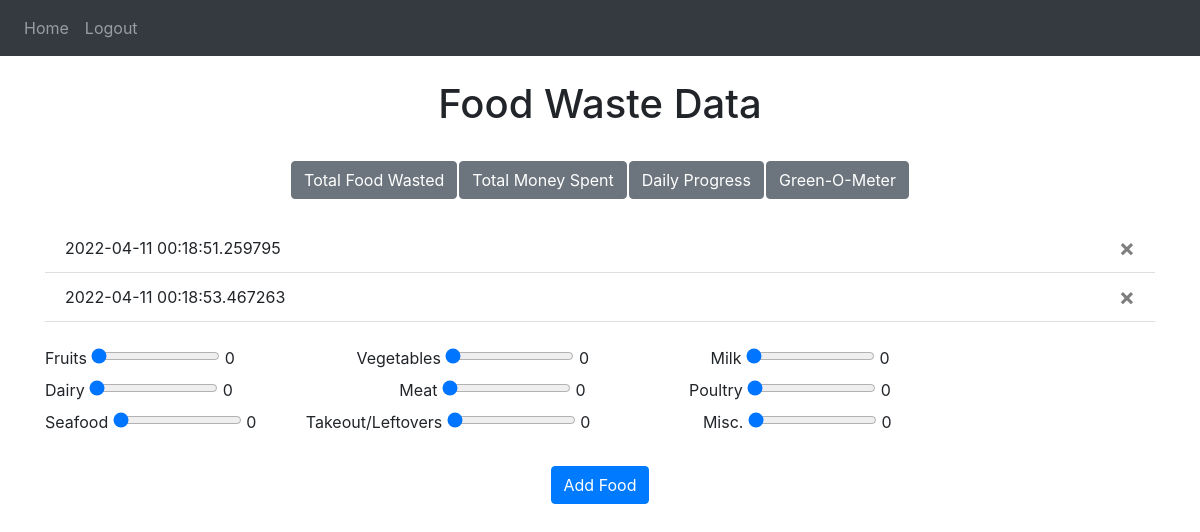
Page / (signed in) on the earlier database version.
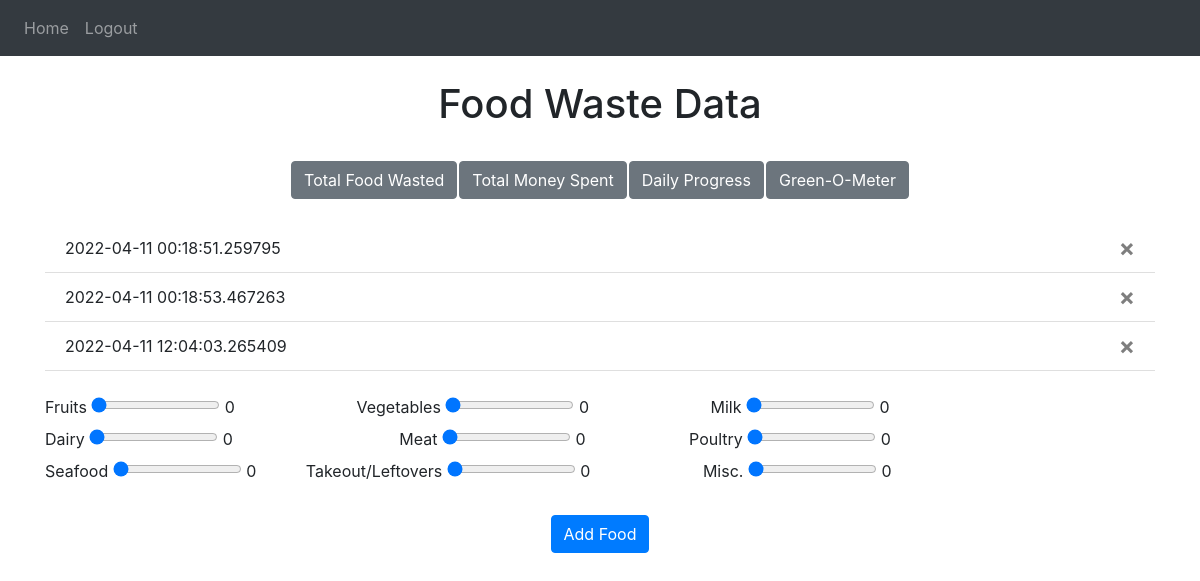
Same page on the later database version.
### website/models.py (models this page shows)
class UserFoodWaste(db.Model):
    user_id = db.Column(db.Integer, db.ForeignKey('user.id'))
    id = db.Column(db.Integer, primary_key=True)
    date = db.Column(db.DateTime(timezone=True), default=datetime.now)
    fruit= db.Column(db.Integer)
    veggies = db.Column(db.Integer)
    milk = db.Column(db.Integer)
    dairy = db.Column(db.Integer)
    meat = db.Column(db.Integer)
    poultry = db.Column(db.Integer)
    fish_seafood = db.Column(db.Integer)
    takeout = db.Column(db.Integer)
    other = db.Column(db.Integer)

### website/views.py (the view, shortened to what this page needs)
@views.route('/', methods=['GET', 'POST'])
@login_required
def home():
    return render_template("home.html", user=current_user)

### website/__init__.py (called while the page is built)
def create_app():
    app = Flask(__name__)
    app.config['SECRET_KEY'] = 'randomstring'
    app.config['SQLALCHEMY_DATABASE_URI'] = f'sqlite:///{DB_NAME}'
    db.init_app(app)
    from .views import views
    from .auth import auth
    app.register_blueprint(views, url_prefix='/')
    app.register_blueprint(auth, url_prefix='/')
    from .models import User, Note
    create_database(app)
    login_manager = LoginManager()
    login_manager.login_view = 'auth.login'
    login_manager.init_app(app)
    @login_manager.user_loader
    def load_user(id):
        return User.query.get(int(id))
    return app

### website/templates/home.html (shortened to what this page needs)
{% extends "base.html" %} {% block title %}Home{% endblock %} {% block content
%}
<h1 align="center">Food Waste Data</h1>
<br />
<div align="center">
  <table>
    <tr>
      <th>
        <form method="POST">
          <button type="submit" class="btn btn-secondary">
            Total Food Wasted
          </button>
        </form>
      </th>
      <th>
        <form method="POST">
          <button type="submit" class="btn btn-secondary">
            Total Money Spent
          </button>
        </form>
      </th>
      <th>
        <form method="POST">
          <button type="submit" class="btn btn-secondary">
            Daily Progress
          </button>
        </form>
      </th>
      <th>
        <form method="POST">
          <button type="submit" class="btn btn-secondary">Green-O-Meter</button>
        </form>
      </th>
    </tr>
  </table>
</div>
<br />
<ul class="list-group list-group-flush" id="notes">
  {% for day in user.foodWaste %}
  <li class="list-group-item">
    {{ day.date }}
    <button type="button" class="close" onClick="deleteNote({{ day.id }})">
      <span aria-hidden="true">&times;</span>
    </button>
  </li>
  {% endfor %}
</ul>
<br />
<form method="POST">
  <label for="fruit">Fruits</label>
  <input
    type="range"
    name="fruit"
    min="0"
    max="100"
    value="0"
    class="myslider"
    id="fruit"
    oninput="outputUpdate(value, 'fruit_val')"
  />
  <output for="fruit" id="fruit_val">0</output>
  <label for="veggies">Vegetables</label>
  <input
    type="range"
    name="veggies"
    min="0"
    max="100"
    value="0"
    class="myslider"
    id="veggies"
    oninput="outputUpdate(value, 'veggie_val')"
  />
  <output for="veggies" id="veggie_val">0</output>
  <label for="milk">Milk</label>
  <input
    type="range"
    name="milk"
    min="0"
    max="100"
    value="0"
    class="myslider"
    id="milk"
    oninput="outputUpdate(value, 'milk_val')"
  />
  <output for="milk" id="milk_val">0</output>
  <br />
  <label for="dairy">Dairy</label>
  <input
    type="range"
    name="dairy"
    min="0"
    max="100"
    value="0"
    class="myslider"
    id="dairy"
    oninput="outputUpdate(value, 'dairy_val')"
  />
  <output for="dairy" id="dairy_val">0</output>
  <label for="meat">Meat</label>
  <input
    type="range"
    name="meat"
    min="0"
    max="100"
    value="0"
    class="myslider"
    id="meat"
    oninput="outputUpdate(value, 'meat_val')"
  />
  <output for="meat" id="meat_val">0</output>
  <label for="poultry">Poultry</label>
  <input
    type="range"
    name="poultry"
    min="0"
    max="100"
    value="0"
    class="myslider"
    id="poultry"
    oninput="outputUpdate(value, 'poultry_val')"
  />
  <output for="poultry" id="poultry_val">0</output>
  <br />
  <label for="fish_seafood">Seafood</label>
  <input
    type="range"
    name="fish_seafood"
    min="0"
    max="100"
    value="0"
    class="myslider"
    id="fish_seafood"
    oninput="outputUpdate(value, 'fish_seafood_val')"
  />
  <output for="fish_seafood" id="fish_seafood_val">0</output>
  <label for="takeout">Takeout/Leftovers</label>
  <input
    type="range"
    name="takeout"
    min="0"
    max="100"
    value="0"
    class="myslider"
    id="takeout"
    oninput="outputUpdate(value, 'takeout_val')"
  />
  <output for="takeout" id="takeout_val">0</output>
  <label for="other">Misc.</label>
  <input
    type="range"
    name="other"
    min="0"
    max="100"
    value="0"
    class="myslider"
    id="other"
    oninput="outputUpdate(value, 'other_val')"
  />
  <output for="other" id="other_val">0</output>
  <br />
  <br />
  <div align="center">
    <button type="submit" class="btn btn-primary">Add Food</button>
  </div>
</form>
{% endblock %}

### website/templates/base.html (shortened to what this page needs)
<!DOCTYPE html>
<html>
  <head>
    <link
      rel="stylesheet"
      href="https://stackpath.bootstrapcdn.com/bootstrap/4.4.1/css/bootstrap.min.css"
    />
    <link
      rel="stylesheet"
      href="https://stackpath.bootstrapcdn.com/font-awesome/4.7.0/css/font-awesome.min.css"
    />
  </head>
  <body>
    <nav class="navbar navbar-expand-lg navbar-dark bg-dark">
      <div class="collapse navbar-collapse" id="navbar">
        <div class="navbar-nav">
          {% if user.is_authenticated %}
          <a class="nav-item nav-link" id="home" href="/">Home</a>
          <a class="nav-item nav-link" id="logout" href="/logout">Logout</a>
          {% else %}
          <a class="nav-item nav-link" id="login" href="/login">Login</a>
          <a class="nav-item nav-link" id="signUp" href="/sign-up">Sign Up</a>
          {% endif %}
        </div>
      </div>
    </nav>
    <br />
    <div class="container">{% block content %} {% endblock %}</div>
  </body>
</html>

Differences in the rows shown:
added UserFoodWaste: date "2022-04-11 12:04:03.265409"
